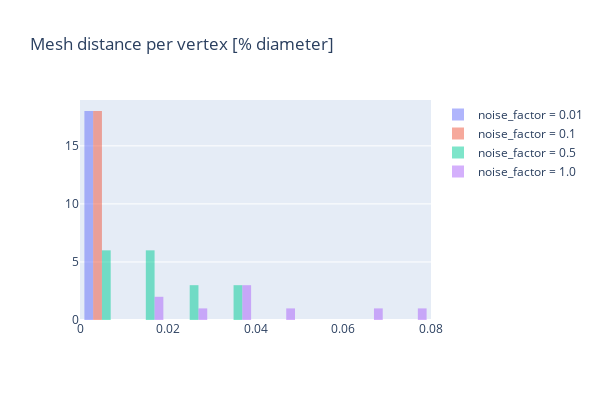

Notebook code for this chart:
### Code cell
hist_diff_seq_per_time_vertex_diameter_group(by="noise_factor")

### Figure 1 — Plotly figure (JSON) as saved in the notebook; plotly's stock layout.template omitted (floating-point values rounded to 4 significant figures)
{"data": [{"name": "noise_factor = 0.01", "opacity": 0.5, "type": "histogram", "x": [0.0001284, 0.0001796, 0.0002537, 0.0003695, 0.0004805, 0.0006584, 0.0001224, 0.0001832, 0.0002291, 0.0003506, 0.0005302, 0.0008216, 0.0001243, 0.0001852, 0.0002486, 0.0003881, 0.0004566, 0.0008015]}, {"name": "noise_factor = 0.1", "opacity": 0.5, "type": "histogram", "x": [0.00131, 0.001862, 0.002603, 0.003614, 0.004838, 0.007068, 0.001293, 0.001899, 0.002619, 0.003756, 0.005029, 0.006388, 0.001272, 0.00184, 0.002559, 0.003628, 0.004987, 0.007157]}, {"name": "noise_factor = 0.5", "opacity": 0.5, "type": "histogram", "x": [0.006179, 0.009447, 0.01216, 0.0186, 0.02556, 0.0333, 0.006371, 0.009166, 0.01274, 0.01822, 0.02239, 0.0347, 0.006357, 0.009833, 0.01252, 0.01977, 0.02541, 0.03288]}, {"name": "noise_factor = 1.0", "opacity": 0.5, "type": "histogram", "x": [null, 0.0364, 0.04596, 0.07582, 0.01314, 0.01908, 0.02656, 0.0387, 0.0398, 0.06707]}], "layout": {"height": 400, "showlegend": true, "title": {"text": "Mesh distance per vertex [% diameter]"}, "width": 600, "xaxis": {"autorange": true, "range": [2.602e-18, 0.08], "type": "linear"}, "yaxis": {"autorange": true, "range": [0, 18.95]}}}
